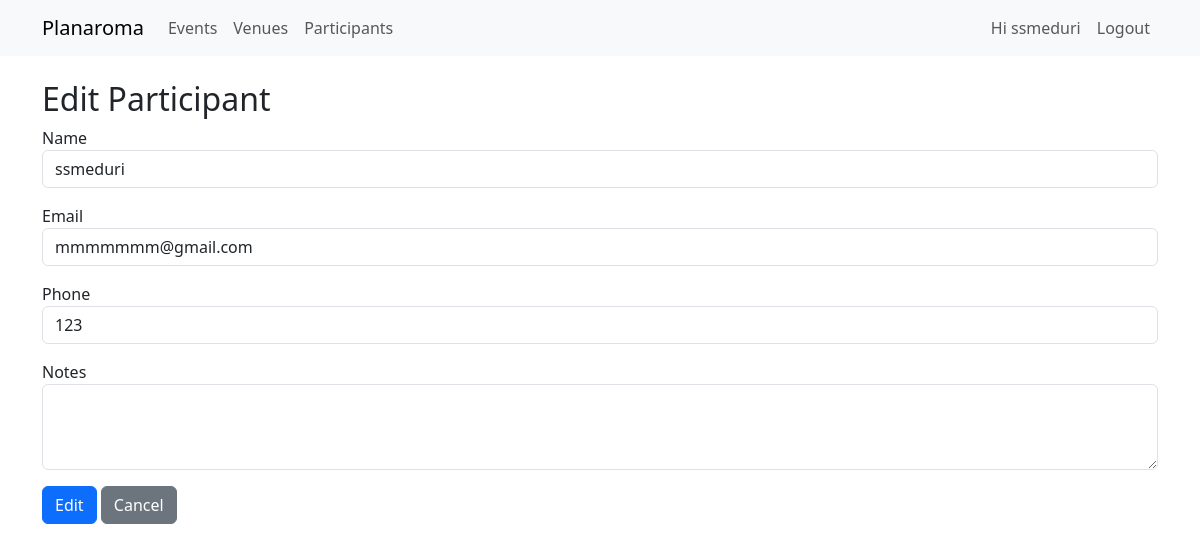
The app's page /participant/1/edit (signed in), older data.
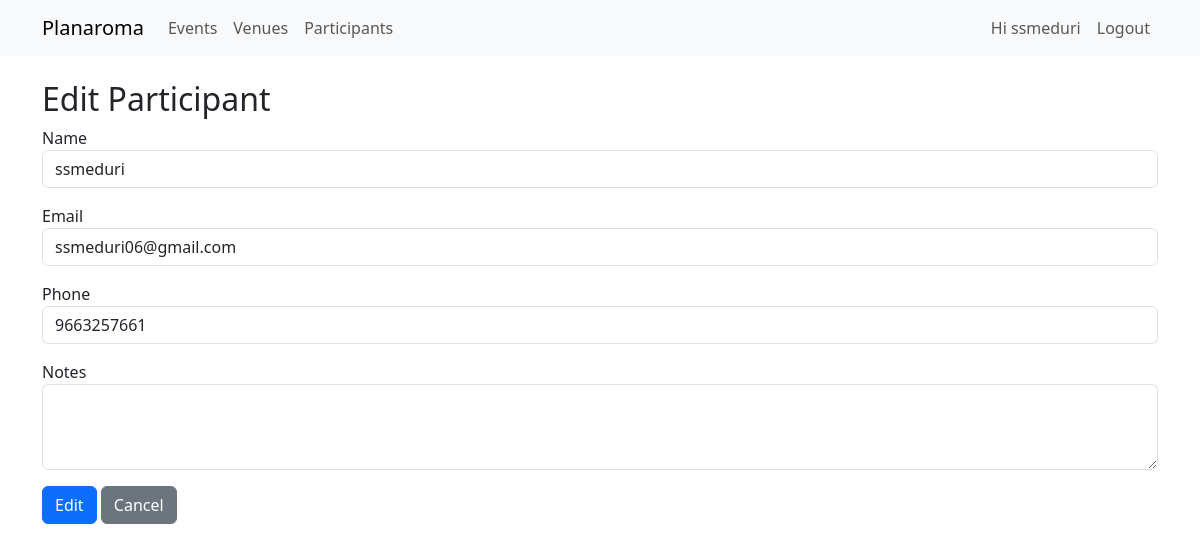
The same page, newer data.
### app/models.py (models this page shows, shortened)
class Participant(db.Model):
    __tablename__ = 'participant'
    id = db.Column(db.Integer, primary_key=True)
    name = db.Column(db.String(150), nullable=False)
    email = db.Column(db.String(200), nullable=True)
    phone = db.Column(db.String(50), nullable=True)
    notes = db.Column(db.Text, nullable=True)  # added notes column
    event_assoc = db.relationship('EventParticipant', back_populates='participant', cascade='all, delete-orphan')
    events = db.relationship(
        'Event',
        secondary='event_participants',
        back_populates='participants',
        overlaps="participant_assoc,event_assoc"
    )

### app/routes.py (the view, shortened to what this page needs)
@main_bp.route('/participant/<int:pid>/edit', methods=['GET', 'POST'])
@login_required
@require_roles('admin', 'staff')
def edit_participant(pid):
    p = Participant.query.get_or_404(pid)
    from .forms import ParticipantForm
    form = ParticipantForm(obj=p)
    if request.method == 'POST' and not form.validate():
        flash_form_errors(form)
    return render_template('participants/add_edit.html', form=form, action="Edit")

### app/forms.py
class ParticipantForm(FlaskForm):
    name = StringField('Name', validators=[DataRequired()])
    email = StringField('Email', validators=[DataRequired(), Email(message="Enter a valid email")])
    phone = StringField('Phone', validators=[
        DataRequired(),
        Length(min=10, max=15, message="Phone number must be between 10–15 digits"),
        Regexp(r'^\+?\d{10,15}$', message="Phone number must contain only digits (optional +)")
    ])
    notes = TextAreaField('Notes', validators=[Optional()])
    submit = SubmitField('Save')

### app/__init__.py (called while the page is built)
def create_app():
    app = Flask(__name__, static_folder='static', template_folder='templates')
    app.config.from_object(Config)
    db.init_app(app)
    login_manager.init_app(app)
    from .models import User
    @login_manager.user_loader
    def load_user(user_id):
        return User.query.get(int(user_id))
    from .routes import main_bp
    from .auth import auth_bp
    app.register_blueprint(main_bp)
    app.register_blueprint(auth_bp)
    return app

### app/templates/participants/add_edit.html (shortened to what this page needs)
{% extends 'base.html' %}
{% block content %}
<h2>{{ action }} Participant</h2>
<form method="POST" novalidate>
  <div class="mb-3">
    {{ form.name.label }}
    {{ form.name(class_='form-control', placeholder='Full name') }}
  </div>
  <div class="mb-3">
    {{ form.email.label }}
    {{ form.email(class_='form-control', placeholder='email@example.com') }}
  </div>
  <div class="mb-3">
    {{ form.phone.label }}
    {{ form.phone(class_='form-control', placeholder='+91-XXXXXXXXXX') }}
  </div>
  <div class="mb-3">
    {{ form.notes.label }}
    {{ form.notes(class_='form-control', rows=3) }}
  </div>
  <button class="btn btn-primary">{{ action }}</button>
  <a class="btn btn-secondary" href="{{ url_for('main.list_participants') }}">Cancel</a>
</form>
{% endblock %}

Row changes from the older to the newer data that the page shows:
changed Participant "ssmeduri": email "mmmmmmm@gmail.com" → "ssmeduri06@gmail.com"; phone "123" → "9663257661"
